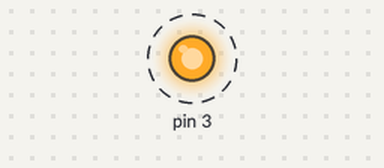
This program was run on a simulated Raspberry Pi (header pin numbers). Shown: output pins drawn as LEDs (lit = HIGH). Dashed ring = blinking. What the program prints to the terminal is not drawn.

Above: at 0.5 s.
Timing chart, 0 to 4.6 s (numbered marks = the images above):
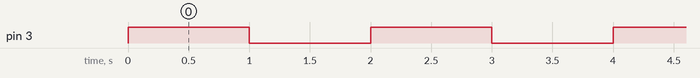

Measured:
- by itself, pin 3: alternates HIGH for 1.0 s and LOW for 1.0 s

The program:

output_control_via_led_blinking.py
```python
import RPi.GPIO as shoolin
import time
shoolin.setmode(shoolin.BOARD)
shoolin.setwarnings(False)
shoolin.setup(3,shoolin.OUT)
while True:

	shoolin.output(3,shoolin.HIGH)
	print 'led on'
	time.sleep(1)

	shoolin.output(3,shoolin.LOW)
	time.sleep(1)
	print 'led off'
```
